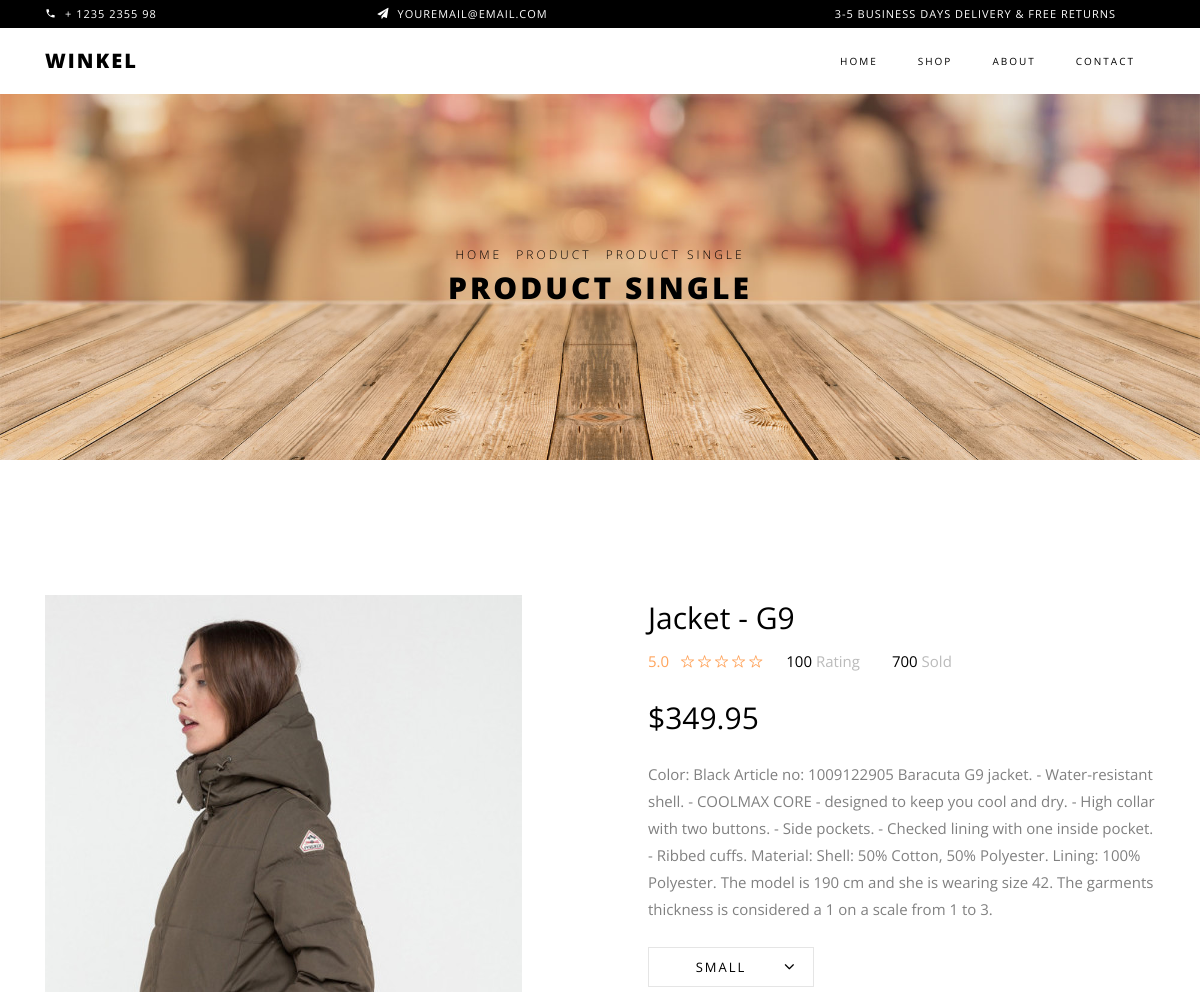
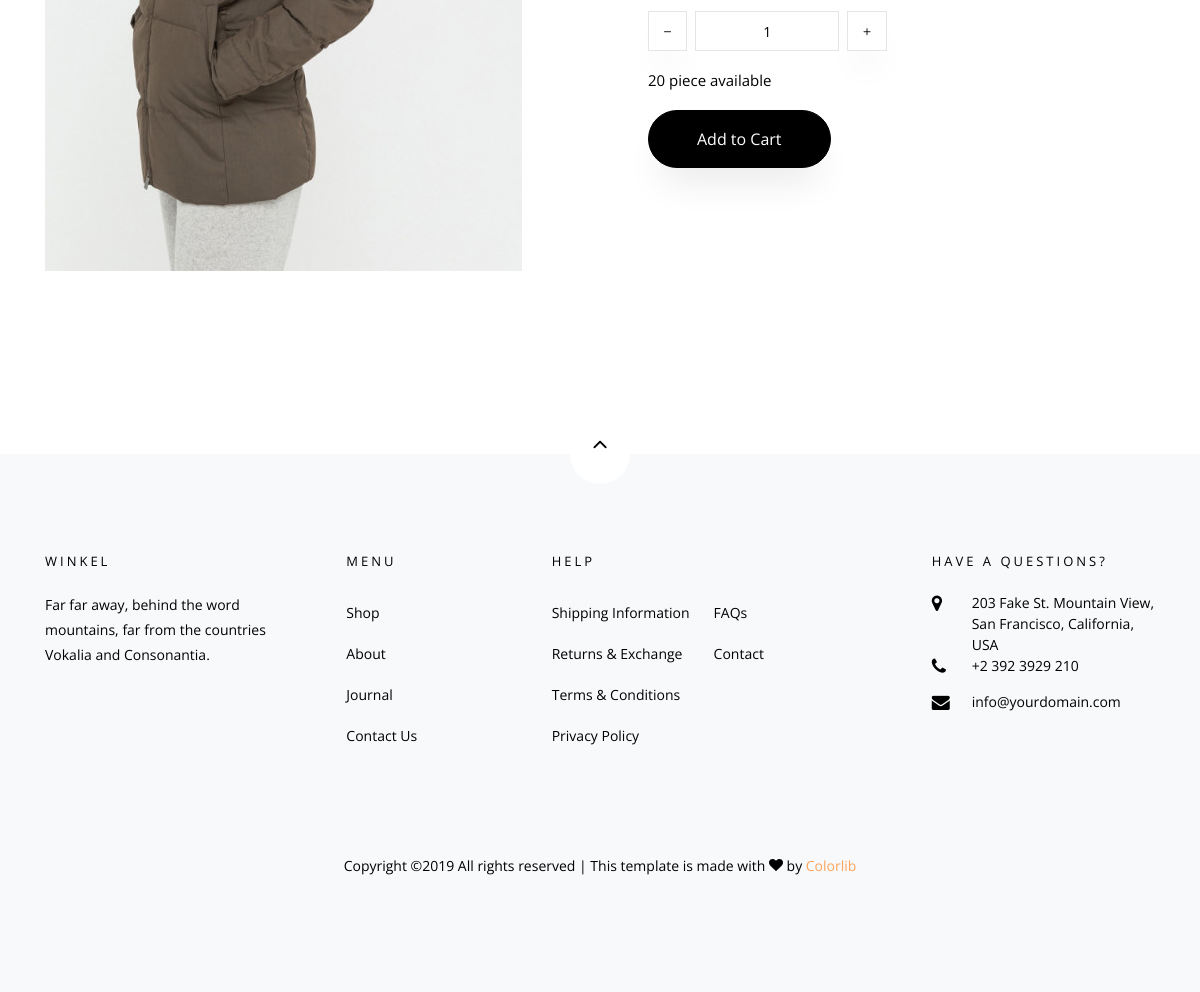
The app's page /products/jacket-g9 with its own data (2 pictures, top to bottom).
### mymeals/models.py (models this page shows, shortened)
class products(models.Model):
    title           = models.CharField(max_length=50)
    description     = models.TextField(max_length=600)
    size            = models.CharField(max_length=10 , choices=Choice_Size, default='SMALL')
    price           = models.DecimalField(max_digits=6, decimal_places=2)
    sold            = models.IntegerField()
    category        = models.ForeignKey('category', on_delete=models.SET_NULL, null=True)
    pleceـavailable = models.IntegerField()
    image           = models.ImageField(upload_to='products/')
    pub_date        = models.DateTimeField(default=timezone.now)
    slug            = models.SlugField(blank=True, null=True)
    published       = models.BooleanField(default=True)
    class Meta:
        verbose_name = 'product'
        verbose_name_plural = 'products'

### mymeals/views.py (the view)
# urls.py: path('<slug:slug>', views.meals_details , name='products_details'),
def meals_details(request, slug):
    product_detail = products.objects.get(slug=slug)
    context ={'product_detail' : product_detail,}
    return render(request, 'mymeals/product-single.html', context)

### mymeals/templates/mymeals/product-single.html (shortened to what this page needs)
{% extends 'base.html' %}
{% load static %}
{% block body %}
    <div class="hero-wrap hero-bread" style="background-image: url('{% static 'images/bg_6.jpg' %}');">
      <div class="container">
        <div class="row no-gutters slider-text align-items-center justify-content-center">
          <div class="col-md-9 ftco-animate text-center">
          	<p class="breadcrumbs"><span class="mr-2"><a href="{% url 'products:product_list' %}">Home</a></span> <span class="mr-2"><a href="{% url 'products:shop' %}">Product</a></span> <span>Product Single</span></p>
            <h1 class="mb-0 bread">Product Single</h1>
          </div>
        </div>
      </div>
    </div>
    <section class="ftco-section">
    	<div class="container">
    		<div class="row">
    			<div class="col-lg-6 mb-5 ftco-animate">
    				<a href="images/menu-2.jpg" class="image-popup"><img src="{{ product_detail.image.url }}" class="img-fluid" alt="Colorlib Template"></a>
    			</div>
    			<div class="col-lg-6 product-details pl-md-5 ftco-animate">
    				<h3>{{ product_detail.title }}</h3>
    				<div class="rating d-flex">
							<p class="text-left mr-4">
								<a href="#" class="mr-2">5.0</a>
								<a href="#"><span class="ion-ios-star-outline"></span></a>
								<a href="#"><span class="ion-ios-star-outline"></span></a>
								<a href="#"><span class="ion-ios-star-outline"></span></a>
								<a href="#"><span class="ion-ios-star-outline"></span></a>
								<a href="#"><span class="ion-ios-star-outline"></span></a>
							</p>
							<p class="text-left mr-4">
								<a href="#" class="mr-2" style="color: #000;">100 <span style="color: #bbb;">Rating</span></a>
							</p>
							<p class="text-left">
								<a href="#" class="mr-2" style="color: #000;">{{ product_detail.sold }} <span style="color: #bbb;">Sold</span></a>
							</p>
						</div>
    				<p class="price"><span>${{ product_detail.price }}</span></p>
    				<p> {{ product_detail.description }} </p>
						<div class="row mt-4">
							<div class="col-md-6">
								<div class="form-group d-flex">
		              <div class="select-wrap">
	                  <div class="icon"><span class="ion-ios-arrow-down"></span></div>
	                  <select name="" id="" class="form-control">
	                  	<option value="">Small</option>
	                  </select>
	                </div>
		            </div>
							</div>
							<div class="input-group col-md-6 d-flex mb-3">
	             	<span class="input-group-btn mr-2">
	                	<button type="button" class="quantity-left-minus btn"  data-type="minus" data-field="">
	                   <i class="ion-ios-remove"></i>
	                	</button>
	            		</span>
	             	<input type="text" id="quantity" name="quantity" class="form-control input-number" value="1" min="1" max="100">
	             	<span class="input-group-btn ml-2">
	                	<button type="button" class="quantity-right-plus btn" data-type="plus" data-field="">
	                     <i class="ion-ios-add"></i>
	                 </button>
	             	</span>
	          	</div>
	          	<div class="col-md-12">
	          		<p style="color: #000;">{{ product_detail.pleceـavailable }} piece available</p>
	          	</div>
          	</div>
          	<p><a href="cart.html" class="btn btn-black py-3 px-5">Add to Cart</a></p>
    			</div>
    		</div>
    	</div>
    </section>
{% endblock body %}

### records on screen
products: image (picture), title "Jacket - G9", sold "700", price "349.95", description "Color: Black Article no: 1009122905 Baracuta G9 jacket. - Water-resistant shell. - COOLMAX CORE - designed to keep you cool and dry. - High collar with two buttons. - Side pockets. - Checked lining with one inside pocket. - Ribbed cuffs. Material: Shell: 50% Cotton, 50% Polyester. Lining: 100% Polyester. The model is 190 cm and she is wearing size 42. The garments thickness is considered a 1 on a scale from 1 to 3.", pleceـavailable "20"
